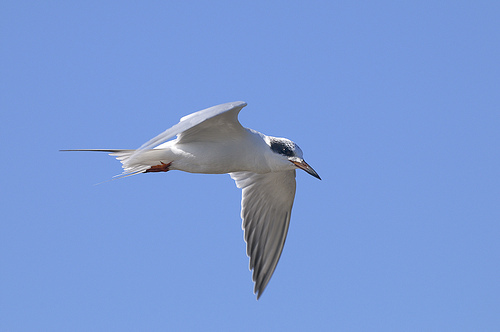
#> input picture tagan-master/test/birds/Least_Tern_0046_153006.jpg, 500 x 332 px, given in place of birds, which was not available
$ jupyter execute generateGray.ipynb
#> lines starting #> are read from the running program, lines starting #| are printed output that depends on the picture
[cell 1]
import cv2
import numpy as np
from matplotlib import pyplot as plt
import os

[cell 2]
DATA_DIR = '../../data/low_variance_color'
TEST_DIR = os.path.join(DATA_DIR, 'test')
TRAIN_DIR = os.path.join(DATA_DIR, 'train')

GRAY_DIR = '../../data/gray_low_variance'
GRAY_TEST_DIR = os.path.join(GRAY_DIR, 'test')
GRAY_TRAIN_DIR = os.path.join(GRAY_DIR, 'train')

[cell 3]
for bird in os.listdir(TEST_DIR):
    source = os.path.join(TEST_DIR, bird)
    dest = os.path.join(GRAY_TEST_DIR,bird)
    img = cv2.imread(source,0)
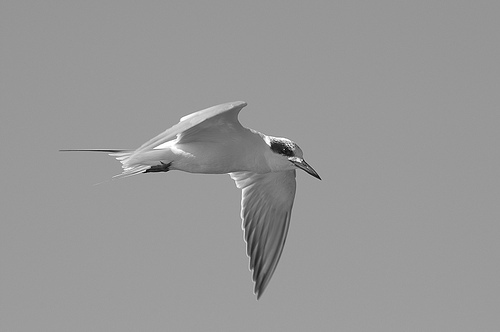
#> img: shape (332, 500); min 0, max 255, mean 151.2
    cv2.imwrite(dest,img)
#> pass 2 of the loop `for bird in os.listdir(TEST_DIR):`:
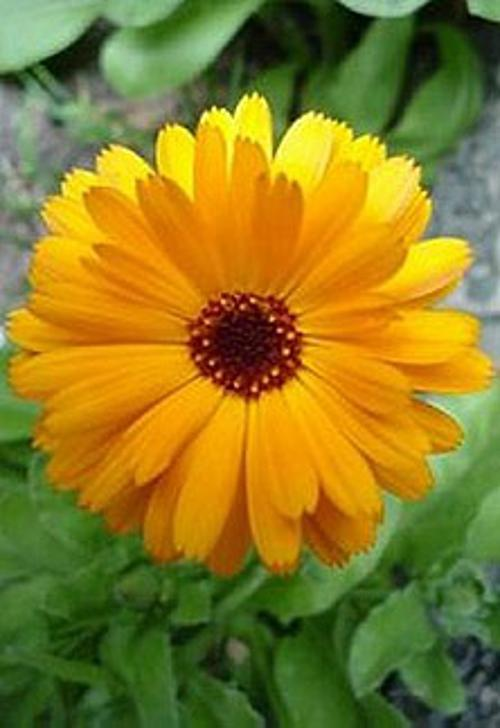
#> input picture tagan-master/test/flowers/image_05150.jpg, 500 x 728 px, given in place of flowers, which was not available
#> `img = cv2.imread(source,0)`:
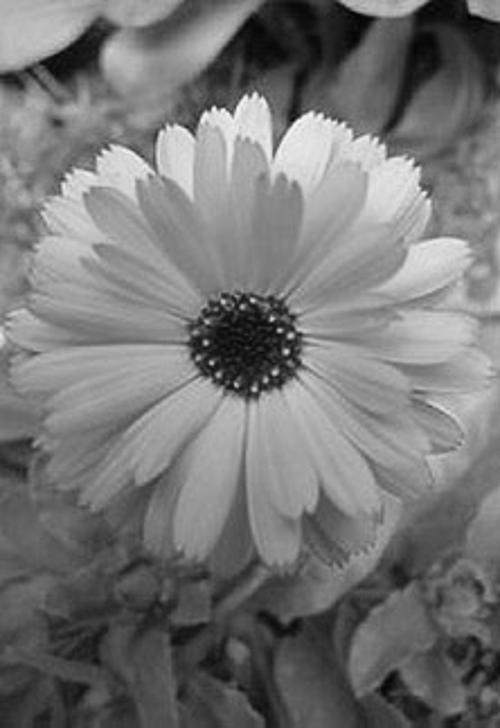
#> img: shape (728, 500); min 1, max 249, mean 117.9
